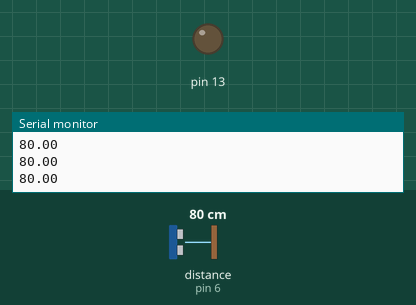
This sketch was run on a simulated Arduino Uno, built with avr-gcc and run on an emulated ATmega328P. On the bench: output pins drawn as LEDs (lit = HIGH), the last lines printed to the serial monitor. Dashed ring = blinking. The test bench sets the inputs (shaded band); at power-on: distance to the obstacle (sensor on pin 6) 80 cm.

Above: at 1.2 s.
1.3 s: distance to the obstacle (sensor on pin 6) set to 33 cm
2.8 s: distance to the obstacle (sensor on pin 6) set to 27 cm
At 3.02 s:
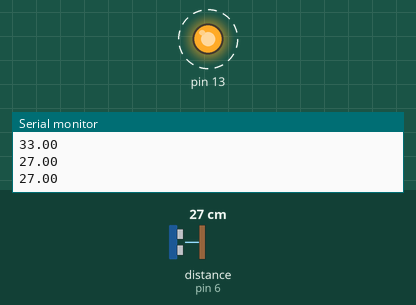
5.8 s: distance to the obstacle (sensor on pin 6) set to 11 cm
At 5.94 s:
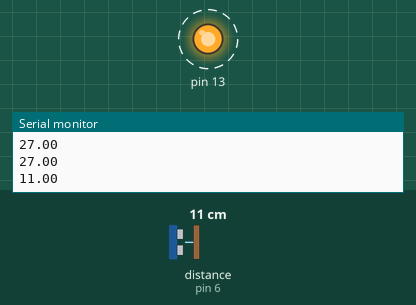
8.8 s: distance to the obstacle (sensor on pin 6) set to 8 cm
At 10.0 s:
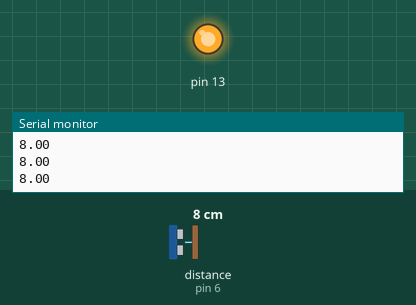
10.3 s: distance to the obstacle (sensor on pin 6) set to 18 cm
At 10.79 s:
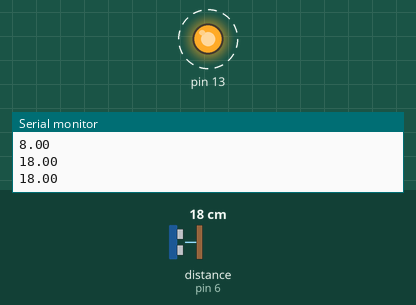
Timing chart, 0 to 14.3 s (numbered marks = the images above; inputs shaded):
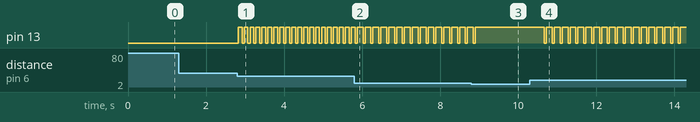

Measured:
- the behaviour switches between 30 and 29 cm on distance to the obstacle (sensor on pin 6) (found by bisection; images 0 and 1)
- the behaviour switches between 10 and 9 cm on distance to the obstacle (sensor on pin 6) (found by bisection; images 2 and 3)
- after the input at 2.8 s, pin 13: alternates HIGH for 0.10 s and LOW for 0.05 s, starting at once
- after the input at 5.8 s, pin 13: alternates HIGH for 0.15 s and LOW for 0.05 s, starting after 0.22 s
- after the input at 8.8 s, pin 13: goes on until 8.9 s, then stays HIGH
- after the input at 10.3 s, pin 13: alternates HIGH for 0.15 s and LOW for 0.05 s, starting after 0.37 s

The sketch:

HCSR04senser.ino
```cpp
#include <HCSR04.h>

HCSR04 hc(5,6);

void setup(){
  pinMode(13, OUTPUT);
  Serial.begin(9600);
  }

void loop(){
  float a=hc.dist();
  Serial.println(a);
  if(a<30){
  digitalWrite(13, 1);
  delay(100);
  }
  if(a<20){
  digitalWrite(13, 1);
  delay(50);
  }if(a<10){
  digitalWrite(13, 1);
  delay(30);
  }


  else
  digitalWrite(13, 0);
  delay(50);
}
```
